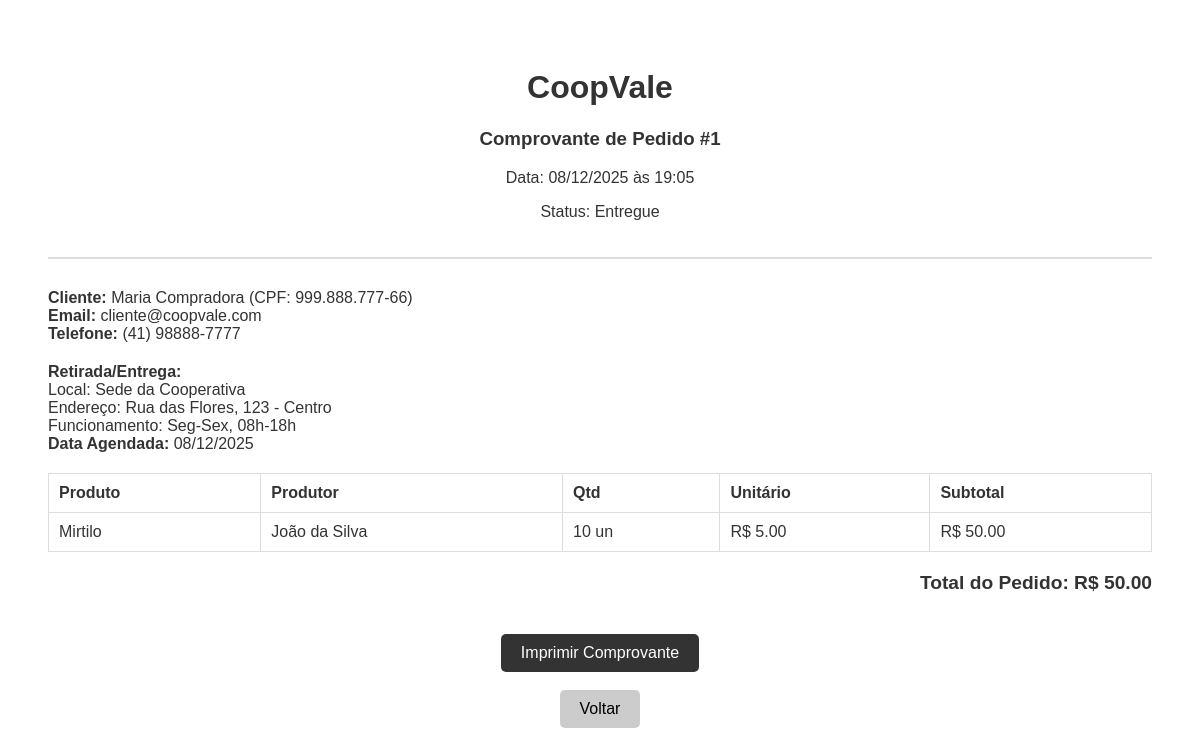
The app's page /pedidos/comprovante/1 (signed in) with its own data.
### app/models/models.py (models this page shows, shortened)
class Pedido(db.Model):
    id = db.Column(db.Integer, primary_key=True)
    cliente_id = db.Column(db.Integer, db.ForeignKey(
        'cliente.id'), nullable=False)
    data = db.Column(db.DateTime, default=datetime.utcnow)
    status = db.Column(db.String(20), default='Aguardando')
    forma_pagamento = db.Column(db.String(50))
    total = db.Column(db.Float, default=0.0)
    data_agendada = db.Column(db.Date, nullable=True)
    ponto_retirada_id = db.Column(
        db.Integer, db.ForeignKey('ponto_retirada.id'), nullable=True)
    taxa_entrega = db.Column(db.Float, default=0.0)
    regiao_id = db.Column(
        db.Integer, db.ForeignKey('regiao.id'), nullable=True)
    regiao = db.relationship('Regiao')
    ponto_retirada = db.relationship('PontoRetirada')
    itens = db.relationship('ItemPedido', backref='pedido', lazy=True)

class Cliente(db.Model):
    id = db.Column(db.Integer, primary_key=True)
    usuario_id = db.Column(db.Integer, db.ForeignKey(
        "usuario.id"), unique=True, nullable=False)
    nome = db.Column(db.String(100), nullable=False)
    cpf = db.Column(db.String(14))
    telefone = db.Column(db.String(20))
    enderecos_texto = db.Column(db.Text)
    receber_notificacoes = db.Column(db.Boolean, default=True)
    lista_enderecos = db.relationship(
        'Endereco', backref='cliente', lazy=True)
    pedidos = db.relationship('Pedido', backref='cliente', lazy=True)
    produtos_favoritos = db.relationship(
        'Produto', secondary=favoritos, backref='clientes_que_favoritaram')

class Usuario(db.Model, UserMixin):
    id = db.Column(db.Integer, primary_key=True)
    email = db.Column(db.String(120), unique=True, nullable=False)
    senha_hash = db.Column(db.String(255), nullable=False)
    tipo_usuario = db.Column(db.String(20), nullable=False)
    ativo = db.Column(db.Boolean, default=True)
    produtor = db.relationship("Produtor", backref="usuario", uselist=False)
    cliente = db.relationship("Cliente", backref="usuario", uselist=False)
    @property
    def is_active(self):
        return self.ativo

class PontoRetirada(db.Model):
    id = db.Column(db.Integer, primary_key=True)
    nome = db.Column(db.String(100), nullable=False)
    endereco = db.Column(db.String(200), nullable=False)
    horarios = db.Column(db.String(100))

class ItemPedido(db.Model):
    __tablename__ = 'pedidos_itens'
    id = db.Column(db.Integer, primary_key=True)
    pedido_id = db.Column(db.Integer, db.ForeignKey(
        'pedido.id'), nullable=False)
    produto_id = db.Column(db.Integer, db.ForeignKey(
        'produto.id'), nullable=False)
    quantidade = db.Column(db.Integer, nullable=False)
    preco_unitario = db.Column(db.Float, nullable=False)
    produto = db.relationship('Produto')

class Produto(db.Model):
    __tablename__ = 'produto'  # Adicione isso para consistência
    id = db.Column(db.Integer, primary_key=True)
    nome = db.Column(db.String(100), nullable=False)
    descricao = db.Column(db.Text)
    preco = db.Column(db.Float, nullable=False)
    unidade = db.Column(db.String(10))
    estoque = db.Column(db.Integer, default=0)
    imagens = db.Column(db.String(200))
    preco_promocional = db.Column(db.Float, nullable=True)
    quantidade_minima = db.Column(db.Float, default=1.0)
    origem = db.Column(db.String(100), nullable=True)
    info_nutricional = db.Column(db.Text, nullable=True)
    disponivel_inicio = db.Column(db.Date, nullable=True)
    disponivel_fim = db.Column(db.Date, nullable=True)
    produtor_id = db.Column(db.Integer, db.ForeignKey(
        "produtor.id"), nullable=False)
    categoria_id = db.Column(db.Integer, db.ForeignKey(
        "categoria.id"), nullable=False)

class Produtor(db.Model):
    id = db.Column(db.Integer, primary_key=True)
    usuario_id = db.Column(db.Integer, db.ForeignKey(
        "usuario.id"), unique=True, nullable=False)
    nome = db.Column(db.String(100), nullable=False)
    cpf = db.Column(db.String(14))
    telefone = db.Column(db.String(20))
    endereco = db.Column(db.Text)
    certificacoes = db.Column(db.Text)
    produtos = db.relationship("Produto", backref="produtor", lazy=True)
    categorias = db.relationship('Categoria', secondary=produtor_categoria,
                                 lazy='subquery', backref=db.backref('produtores', lazy=True))

### app/blueprints/pedidos/routes.py (the view)
@pedidos_bp.route("/comprovante/<int:pedido_id>")
@login_required
def comprovante(pedido_id):
    pedido = Pedido.query.get_or_404(pedido_id)
    if current_user.tipo_usuario != 'admin' and \
       (current_user.cliente and pedido.cliente_id != current_user.cliente.id) and \
       (current_user.tipo_usuario != 'produtor'):
        flash("Acesso negado.")
        return redirect(url_for('index'))
    return render_template("pedidos/comprovante.html", pedido=pedido)

### app/templates/pedidos/comprovante.html (shortened to what this page needs)
<!DOCTYPE html>
<html lang="pt-br">
<head>
</head>
<body>
    <div class="header">
        <h1>CoopVale</h1>
        <h3>Comprovante de Pedido #{{ pedido.id }}</h3>
        <p>Data: {{ pedido.data.strftime('%d/%m/%Y às %H:%M') }}</p>
        <p>Status: {{ pedido.status }}</p>
    </div>
    <div class="info-group">
        <strong>Cliente:</strong> {{ pedido.cliente.nome }} (CPF: {{ pedido.cliente.cpf or '-' }})<br>
        <strong>Email:</strong> {{ pedido.cliente.usuario.email }}<br>
        <strong>Telefone:</strong> {{ pedido.cliente.telefone }}
    </div>
    <div class="info-group">
        <strong>Retirada/Entrega:</strong><br>
        {% if pedido.ponto_retirada %}
        Local: {{ pedido.ponto_retirada.nome }}<br>
        Endereço: {{ pedido.ponto_retirada.endereco }}<br>
        Funcionamento: {{ pedido.ponto_retirada.horarios }}
        {% else %}
        Local não selecionado.
        {% endif %}
        <br>
        <strong>Data Agendada:</strong> {{ pedido.data_agendada.strftime('%d/%m/%Y') if pedido.data_agendada else 'A
        combinar' }}
    </div>
    <table class="table">
        <thead>
            <tr>
                <th>Produto</th>
                <th>Produtor</th>
                <th>Qtd</th>
                <th>Unitário</th>
                <th>Subtotal</th>
            </tr>
        </thead>
        <tbody>
            {% for item in pedido.itens %}
            <tr>
                <td>{{ item.produto.nome }}</td>
                <td>{{ item.produto.produtor.nome }}</td>
                <td>{{ item.quantidade }} {{ item.produto.unidade }}</td>
                <td>R$ {{ "%.2f"|format(item.preco_unitario) }}</td>
                <td>R$ {{ "%.2f"|format(item.preco_unitario * item.quantidade) }}</td>
            </tr>
            {% endfor %}
        </tbody>
    </table>
    <div class="total">
        Total do Pedido: R$ {{ "%.2f"|format(pedido.total) }}
    </div>
    <div style="margin-top: 40px; text-align: center;">
        <a href="javascript:window.print()" class="btn-print">Imprimir Comprovante</a>
        <br><br>
        <a href="{{ url_for('cliente.painel') }}" class="btn-print" style="background: #ccc; color: black;">Voltar</a>
    </div>
</body>
</html>

### app/templates/pedidos/comprovante.html (style rules this page uses)
body { font-family: Arial, sans-serif; padding: 40px; color: #333; }
.header { text-align: center; border-bottom: 2px solid #ddd; padding-bottom: 20px; margin-bottom: 30px; }
.info-group { margin-bottom: 20px; }
.table { width: 100%; border-collapse: collapse; margin-top: 20px; }
.table th, .table td { border: 1px solid #ddd; padding: 10px; text-align: left; }
.total { text-align: right; font-size: 1.2em; font-weight: bold; margin-top: 20px; }
.btn-print { background: #333; color: white; padding: 10px 20px; text-decoration: none; border-radius: 5px; display: inline-block; }

### records on screen
Pedido: id "1", data "08/12/2025 às 19:05", status "Entregue", data_agendada "08/12/2025", total "50.00"
Cliente: cliente.nome "Maria Compradora", cliente "999.888.777-66", cliente.telefone "(41) 98888-7777"
Usuario: cliente.usuario.email "cliente@coopvale.com"
PontoRetirada: ponto_retirada.nome "Sede da Cooperativa", ponto_retirada.endereco "Rua das Flores, 123 - Centro", ponto_retirada.horarios "Seg-Sex, 08h-18h"
ItemPedido: produto.nome "Mirtilo", produto.produtor.nome "João da Silva", quantidade "10", produto.unidade "un", preco_unitario "5.00", item.preco_unitario*item.quantidade "50.00"
